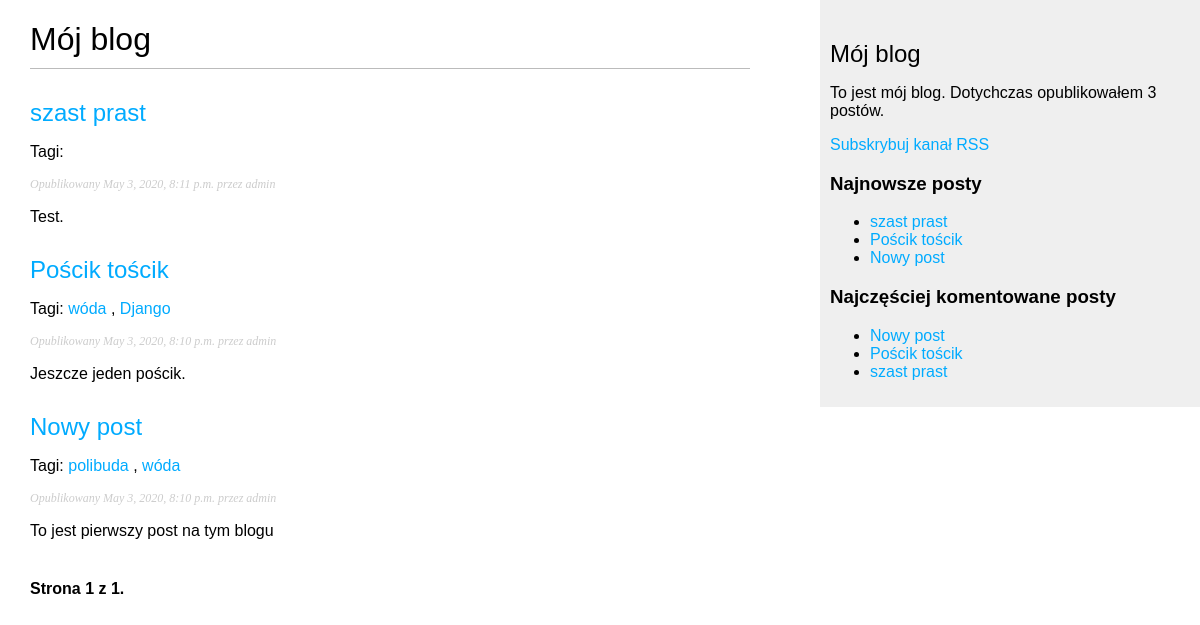
The page /blog/ on the database as committed earlier.
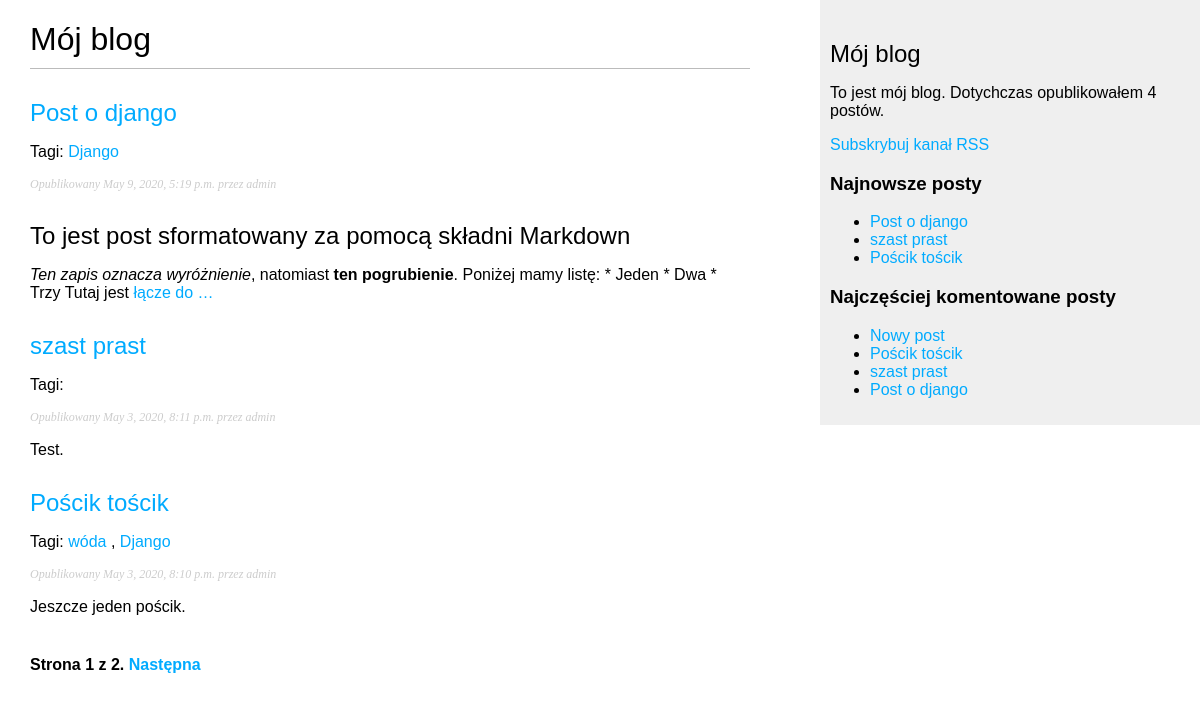
The same page on the database as committed later.
### blog/models.py (models this page shows, shortened)
class Post(models.Model):
    STATUS_CHOICES = (
        ('draft', 'Draft'),
        ('published', 'Published'),
                      )
    title = models.CharField(max_length=250)
    slug = models.SlugField(max_length=250, unique_for_date='publish')
    author = models.ForeignKey(User, on_delete=models.CASCADE, related_name='blog_posts')
    body = models.TextField()
    publish = models.DateTimeField(default=timezone.now)
    created = models.DateTimeField(auto_now_add=True)
    updated = models.DateTimeField(auto_now=True)
    status = models.CharField(max_length=10, choices=STATUS_CHOICES, default='draft')
    objects = models.Manager()
    published = PublishedManager()
    tags = TaggableManager()
    class Meta:
        ordering = ('-publish', )
    def get_absolute_url(self):
        return reverse('blog:post_detail', args=[self.publish.year, self.publish.strftime('%m'),
                                                 self.publish.strftime('%d'), self.slug])

### blog/views.py (the view)
# urls.py: path('', views.post_list, name='post_list'),
def post_list(request, tag_slug=None):
    object_list = Post.published.all()
    if tag_slug:
        tag = get_object_or_404(Tag, slug=tag_slug)
        object_list = object_list.filter(tags__in=[tag])
    else:
        tag = None
    paginator = Paginator(object_list, 3)
    page = request.GET.get('page')
    try:
        posts = paginator.page(page)
    except PageNotAnInteger:
        posts = paginator.page(1)
    except EmptyPage:
        posts = paginator.pate(paginator.num_pages)
    return render(request, 'blog/post/list.html', {'page': page, 'posts': posts, 'tag': tag})

### blog/models.py (called while the page is built)
    def get_queryset(self):
        return super(PublishedManager, self).get_queryset().filter(status='published')

### blog/templatetags/blog_tags.py (called while the page is built)
@register.simple_tag
def total_posts():
    return Post.published.count()

@register.inclusion_tag('blog/post/latest_posts.html')
def show_latest_posts(count=5):
    latest_posts = Post.published.order_by('-publish')[:count]
    return {'latest_posts': latest_posts}

@register.simple_tag
def get_most_commented_posts(count=5):
    return Post.published.annotate(total_comments=Count('comments')).order_by('-total_comments')[:count]

@register.filter(name='markdown')
def markdown_format(text):
    return mark_safe(markdown.markdown(text))

### blog/templates/blog/post/list.html (shortened to what this page needs)
{% extends "blog/base.html" %}
{% block content %}
{% load blog_tags %}
 <h1>Mój blog</h1>
 {% for post in posts %}
 <h2>
 <a href="{{ post.get_absolute_url }}">
{{ post.title }}
 </a>
 </h2>
<p class="tags">Tagi:
 {% for tag in post.tags.all %}
  <a href="{% url 'blog:post_list_by_tag' tag.slug %}">{{ tag.name }}</a>
  {% if not forloop.last %}, {% endif %}
 {% endfor %}
</p>
 <p class="date">
 Opublikowany {{ post.publish }} przez {{ post.author }}
 </p>
 {{ post.body|markdown|truncatewords_html:30 }}
 {% endfor %}
{% include "pagination.html" with page=posts %}
{% endblock %}

### blog/templates/blog/base.html (shortened to what this page needs)
<!DOCTYPE html>
{% load blog_tags %}
{% load static %}
<html>
<head>
  <link href="{% static 'css/blog.css' %}" rel="stylesheet">
</head>
<body>
  <div id="content">
    {% block content %}
    {% endblock %}
  </div>
  <div id="sidebar">
  <h2>Mój blog</h2>
  <p>To jest mój blog. Dotychczas opublikowałem {% total_posts %} postów.</p>
  <p><a href="{% url 'blog:post_feed' %}">Subskrybuj kanał RSS</a></p>
  <h3>Najnowsze posty</h3>
  {% show_latest_posts 3 %}
  <h3>Najczęściej komentowane posty</h3>
{% get_most_commented_posts as most_commented_posts %}
<ul>
{% for post in most_commented_posts %}
  <li>
    <a href="{{ post.get_absolute_url }}">{{ post.title }}</a>
  </li>
{% endfor %}
</ul>
</div>
</body>
</html>

### blog/templates/pagination.html (shortened to what this page needs)
<div class="pagination">
 <span class="step-links">
 <span class="current">
 Strona {{ page.number }} z {{ page.paginator.num_pages }}.
 </span>
 {% if page.has_next %}
 <a href="?page={{ page.next_page_number }}">Następna</a>
 {% endif %}
 </span>
</div>

### blog/templates/blog/post/latest_posts.html
<ul>
{% for post in latest_posts %}
  <li>
    <a href="{{ post.get_absolute_url }}">{{ post.title }}</a>
  </li>
{% endfor %}
</ul>

### blog/static/css/blog.css (style rules this page uses)
body { margin:0; padding:0; font-family:helvetica, sans-serif; }
a { color:#00abff; text-decoration:none; }
h1 { font-weight:normal; border-bottom:1px solid #bbb; padding:0 0 10px 0; }
h2 { font-weight:normal; margin:30px 0 0; }
#content { float:left; width:60%; padding:0 0 0 30px; }
#sidebar { float:right; width:30%; padding:10px; background:#efefef; height:100%; }
p.date { color:#ccc; font-family: georgia, serif; font-size: 12px; font-style: italic; }
.pagination { margin:40px 0; font-weight:bold; }

Rows that differ between the two databases and show on the page:
no longer on one of the page's lists (row unchanged): Post: title "Nowy post", publish "May 3, 2020, 8:10 p.m.", author "admin", body "To jest pierwszy post na tym blogu"
added Post: title "Post o django", publish "May 9, 2020, 5:19 p.m.", author "admin", body "To jest post sformatowany za pomocą składni Markdown Ten zapis oznacza wyróżnienie , natomiast ten pogrubienie . Poniżej mamy listę: * Jeden * Dwa * Trzy Tutaj jest łącze do …", Tag (name "Django")
computed for Post "Nowy post": loses Tag (name "polibuda"); loses Tag (name "wóda")
Other text that changed with them:
{{ page.paginator.num_pages }}: "1" → "2"
text no longer shown: "3"
text now shown: "Następna 4"
